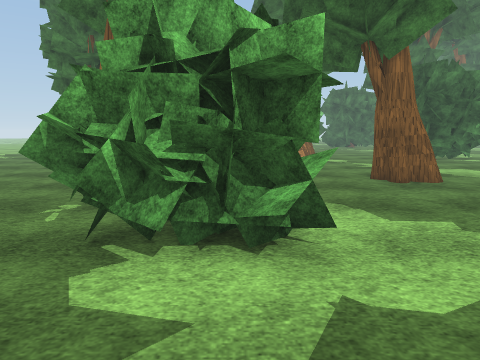
[1] (above)

24 first-person views from a walk through a scene from a Unity 3-D project. The camera is 1.5 m above the floor, tilts 8° down and sees 70° across. The floor is counted in squares, 1 m on a side. Each view is taken from the middle of a square. On the plan, view 1 faces up. The plan holds only what a view shows up to about 16 squares ahead; the rest is blank. The place goes on beyond the plan. The player character is not drawn. Surface patterns are stand-ins for the level's own textures.

[2]
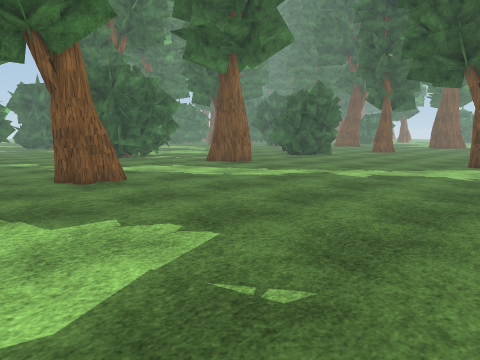

[3]
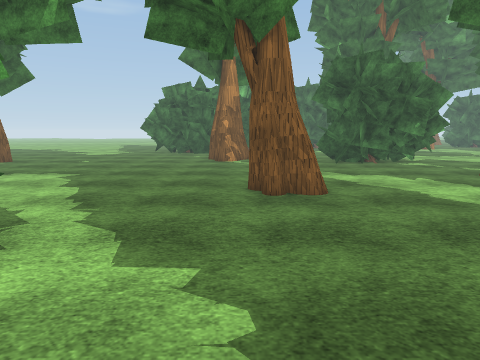

[4]
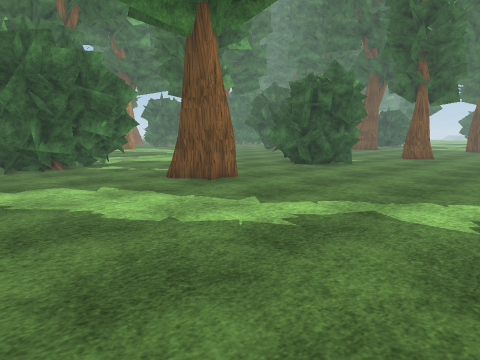

[5]
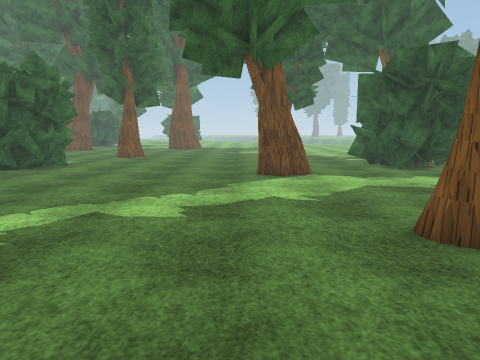

[6]
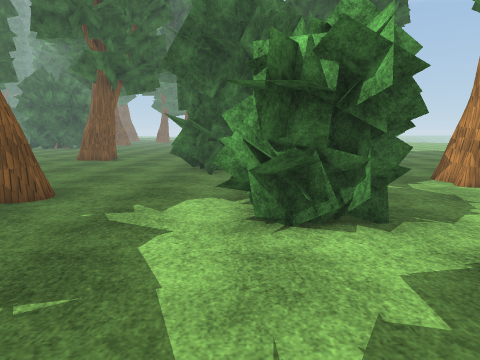

[7]
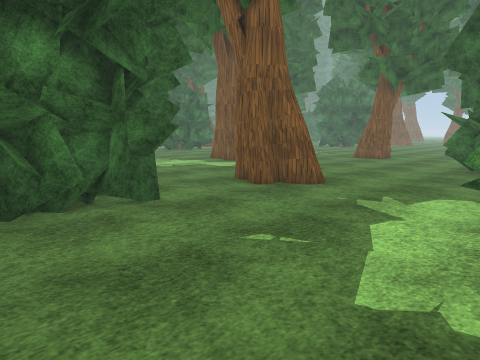

[8]
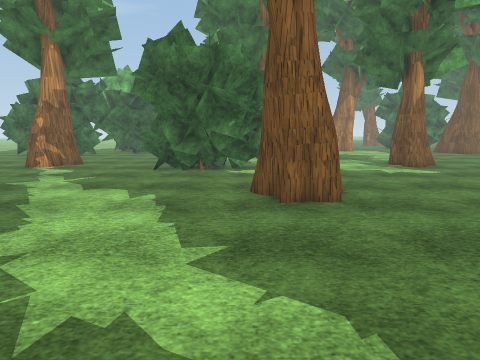

[9]
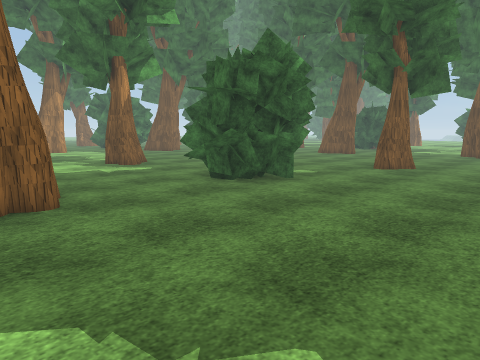

[10]
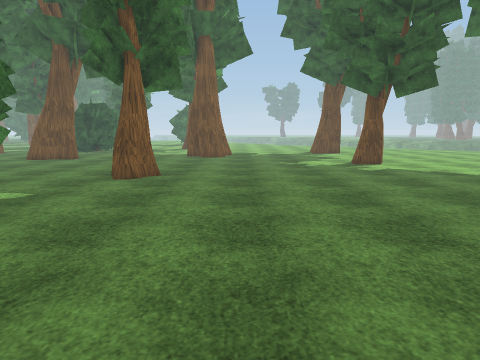

[11]
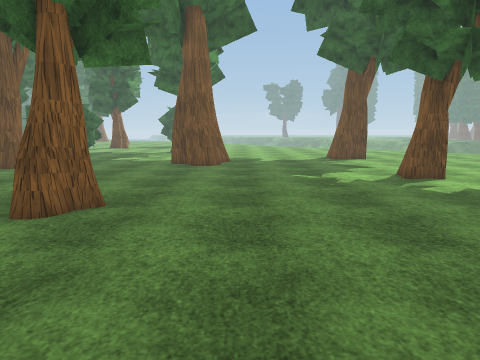

[12]
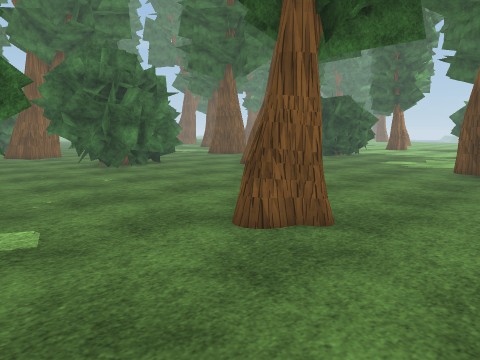

[13]
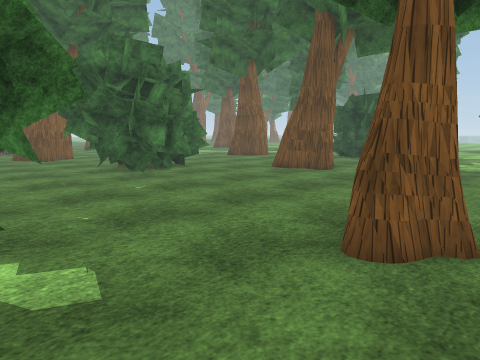

[14]
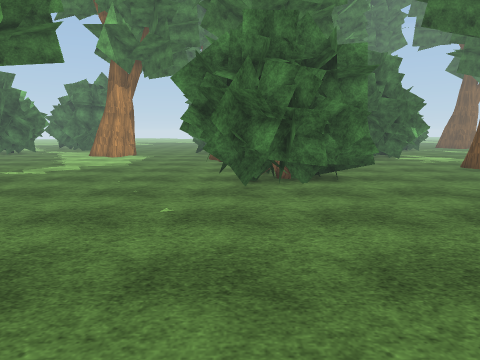

[15]
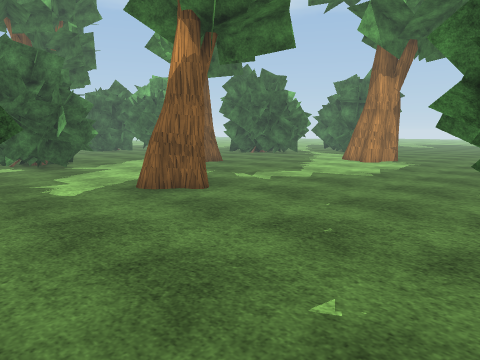

[16]
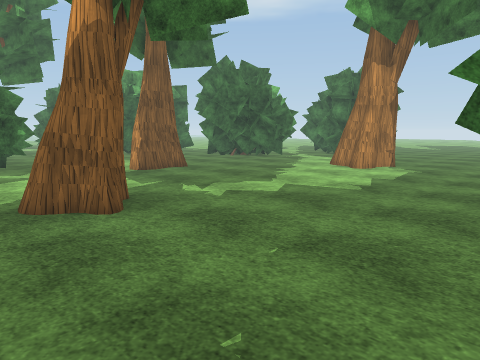

[17]
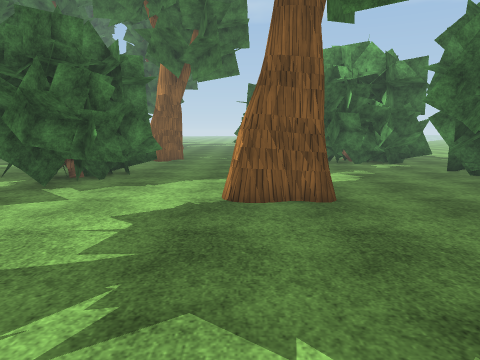

[18]
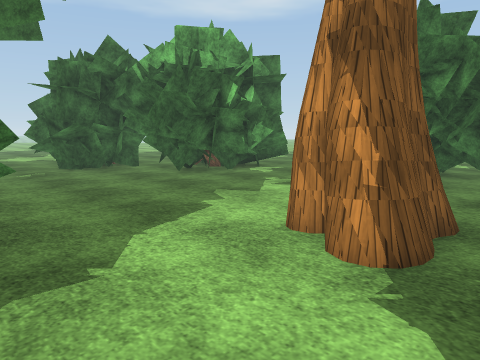

[19]
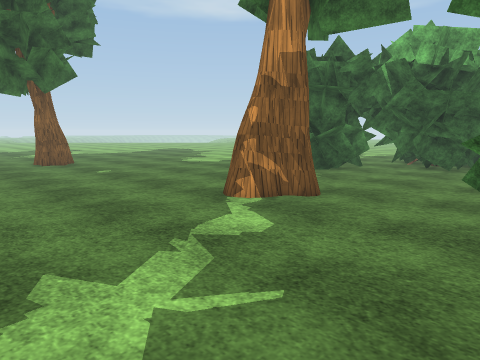

[20]
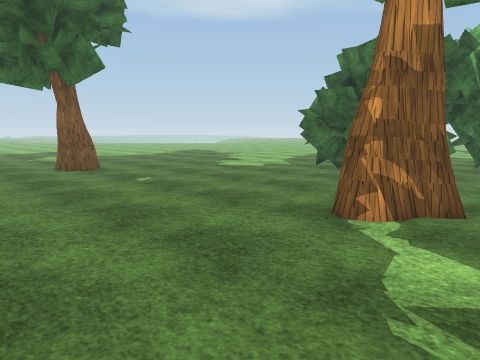

[21]
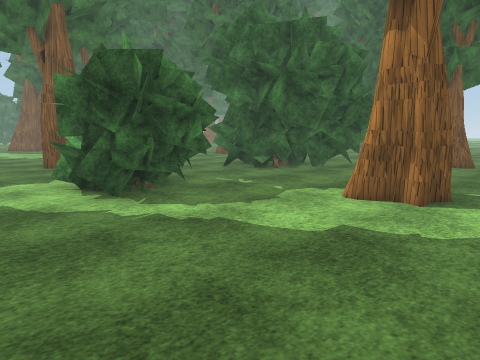

[22]
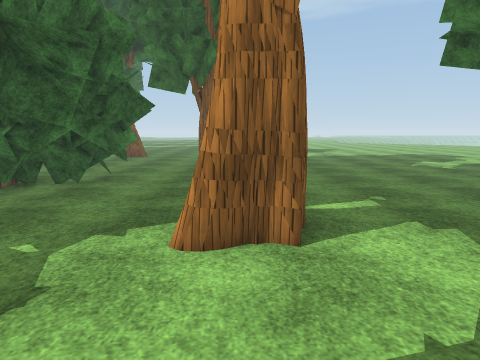

[23]
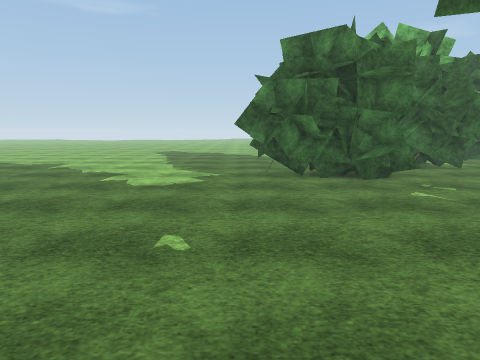

[24]
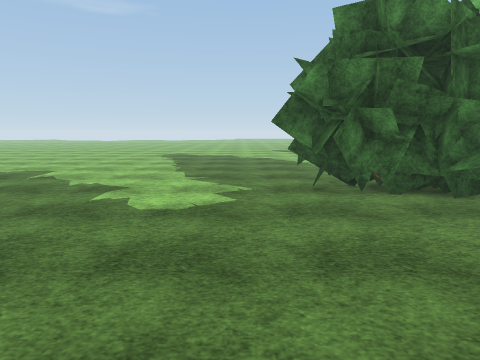

### Floor plan
Key: @ floor where view 1 was taken; # wall or solid block; . floor; = window, fence, low wall or low ledge; O other object.
Columns run from 12 left of view 1 to 39 right of it. Each row starts with its distance up from view 1.
 31 ...........   OOOOO....O...  .........
 30 ...........   OOOOOO..................
 29 ..........OO OOOOOOO..................
 28 ..........OOOOOOOOO....................
 27  ........OOOOOOO......... #=............       ....
 26  .........OOOOO..........##..............    .....=
 25   .........OOOO..........##..............    .....#
 24    .....................................O   ......
 23    ....................................OOO OO....
 22    ............ .....OOO..............OOOOOOO....
 21    ............ #....OOOOO.....##......OOOOOO...
 20     #..........##...OOOOOOO....##......OOOO ...
 19 ... #...............#OOOOO...............O....
 18 .....................OOOOO....................#
 17 .....................O.OOO....................###
 16 ................................  O..............
 15 .......................... .....O  O..............
 14 .........................# ....OOOOO...............
 13  ........................##....OOOOO................
 12   ..... #................##....OOOO.................
 11 .......##........##..............O....##............
 10 .  ....##........##....................#........##
  9 ...............................................##
  8 ...OO..........................................##
  7 .OOOO.O...OOO....................................
  6    OOO....OOOO...................................
  5    OOOO..OOOOO...................................
  4     OOO...OOOO...................................
  3     OOO.......................# .................
  2   OOOO........................#  ................
  1  .OOO.................##...................##....
  0  ...........@......      ..........  ........  ..
 -1   ........##...O#OO       .......=O   ........
 -2   .......  #...OOOO         ....OOO     .... ...
 -3   .....    #..OOO             ..OOO      ...  ..
 -4   ...      ...                 OOO

Where each view was taken, in squares from view 1:
view 1: 0 up, 0 right, facing up
view 2: 0 up, 1 right, facing up-right
view 3: 2 up, 4 right, facing up
view 4: 4 up, 6 right, facing up-right
view 5: 4 up, 6 right, facing right
view 6: 4 up, 6 right, facing left
view 7: 5 up, 7 right, facing down-left
view 8: 5 up, 12 right, facing up
view 9: 5 up, 12 right, facing up-right
view 10: 7 up, 15 right, facing right
view 11: 7 up, 20 right, facing right
view 12: 7 up, 22 right, facing up-right
view 13: 9 up, 22 right, facing up-right
view 14: 11 up, 28 right, facing up
view 15: 15 up, 28 right, facing up-left
view 16: 18 up, 27 right, facing up-left
view 17: 25 up, 22 right, facing left
view 18: 21 up, 16 right, facing up-left
view 19: 14 up, 9 right, facing up-left
view 20: 14 up, 6 right, facing up-left
view 21: 14 up, 4 right, facing down-left
view 22: 11 up, 1 right, facing left
view 23: 15 up, 3 left, facing up
view 24: 18 up, 4 left, facing up
